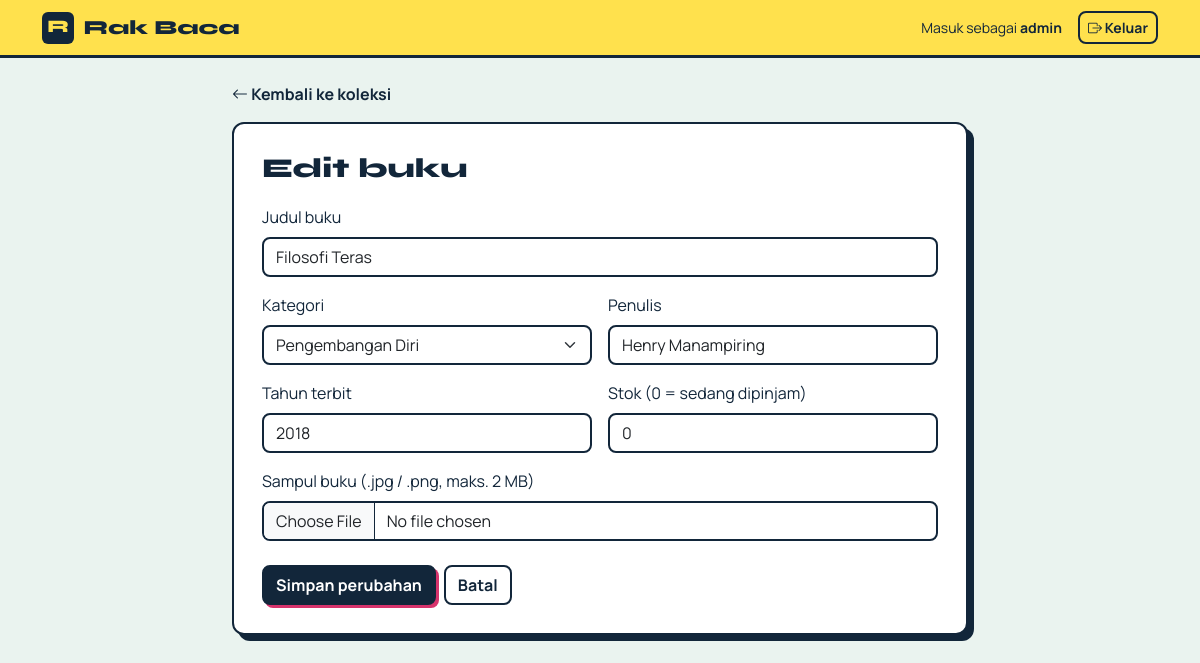
The app's page /edit_buku.php?id=2 (signed in) with its own data.
### tables this page shows
CREATE TABLE `buku` (
  `id` int(11) NOT NULL AUTO_INCREMENT,
  `judul` varchar(150) NOT NULL,
  `kategori` varchar(100) NOT NULL,
  `penulis` varchar(100) NOT NULL,
  `tahun_terbit` year(4) NOT NULL,
  `stok` int(11) NOT NULL DEFAULT 0,
  `sampul` varchar(255) DEFAULT NULL,
  PRIMARY KEY (`id`)
);

### koneksi.php (the view, shortened to what this page needs)
<?php
function e($teks)
{
    return htmlspecialchars((string) $teks, ENT_QUOTES, "UTF-8");
}
function tampil_kepala($judul, $dengan_nav = true)
{
    ?>
<!DOCTYPE html>
<html lang="id">
<head>
    <link href="https://cdn.jsdelivr.net/npm/bootstrap@5.3.3/dist/css/bootstrap.min.css" rel="stylesheet">
    <link href="https://cdn.jsdelivr.net/npm/bootstrap-icons@1.11.3/font/bootstrap-icons.min.css" rel="stylesheet">
    <link href="/project_perpustakaan/css/style.css" rel="stylesheet">
</head>
<body>
<?php if ($dengan_nav): ?>
<header class="bilah">
    <div class="container d-flex align-items-center justify-content-between">
        <a class="merek" href="dashboard.php"><span class="merek-kotak">R</span> Rak Baca</a>
        <div class="d-flex align-items-center gap-3">
            <span class="d-none d-sm-inline small">Masuk sebagai <strong><?= e($_SESSION["username"] ?? "") ?></strong></span>
            <a href="logout.php" class="btn btn-sm btn-garis"><i class="bi bi-box-arrow-right"></i> Keluar</a>
        </div>
    </div>
</header>
<?php endif;
}
function tampil_kaki()
{
    ?>
</body>
</html>
<?php
}
function tampil_form_buku($aksi, $b, $tombol, $daftar_kategori)
{
    ?>
<form action="<?= e($aksi) ?>" method="POST" enctype="multipart/form-data" class="row g-3">
    <div class="col-12">
        <label for="judul" class="form-label">Judul buku</label>
        <input type="text" class="form-control" id="judul" name="judul" maxlength="150" value="<?= e($b["judul"]) ?>" required>
    </div>
    <div class="col-md-6">
        <label for="kategori" class="form-label">Kategori</label>
        <select class="form-select" id="kategori" name="kategori" required>
            <?php foreach ($daftar_kategori as $k): ?>
                <option value="<?= e($k) ?>" <?= $b["kategori"] === $k ? "selected" : "" ?>><?= e($k) ?></option>
            <?php endforeach; ?>
        </select>
    </div>
    <div class="col-md-6">
        <label for="penulis" class="form-label">Penulis</label>
        <input type="text" class="form-control" id="penulis" name="penulis" maxlength="100" value="<?= e($b["penulis"]) ?>" required>
    </div>
    <div class="col-md-6">
        <label for="tahun" class="form-label">Tahun terbit</label>
        <input type="number" class="form-control" id="tahun" name="tahun" min="1000" max="<?= date("Y") + 1 ?>" value="<?= e($b["tahun_terbit"]) ?>" required>
    </div>
    <div class="col-md-6">
        <label for="stok" class="form-label">Stok (0 = sedang dipinjam)</label>
        <input type="number" class="form-control" id="stok" name="stok" min="0" max="9999" value="<?= e($b["stok"]) ?>" required>
    </div>
    <div class="col-12">
        <label for="sampul" class="form-label">Sampul buku (.jpg / .png, maks. 2 MB)</label>
        <input type="file" class="form-control" id="sampul" name="sampul" accept=".jpg,.jpeg,.png,image/jpeg,image/png">
    </div>
    <div class="col-12 d-flex gap-2 pt-2">
        <button type="submit" class="btn btn-tinta"><?= e($tombol) ?></button>
        <a href="dashboard.php" class="btn btn-garis-gelap">Batal</a>
    </div>
</form>
<?php
}

### css/style.css (style rules this page uses)
:root { --tinta: #12263a; --kertas: #eaf3ef; --putih: #ffffff; --kuning: #ffe14d; --hijau: #1f8a5b; --merah: #d6336c; --garis: #12263a; }
* { box-sizing: border-box; }
body { font-family: 'Manrope', sans-serif; background: var(--kertas); color: var(--tinta); min-height: 100vh; }
h1, h2, h3, .merek, .strip-angka, .cap, .tab-kategori { font-family: 'Syne', sans-serif; }
.bilah { background: var(--kuning); border-bottom: 3px solid var(--garis); padding: .7rem 0; }
.merek { font-weight: 800; font-size: 1.25rem; color: var(--tinta); text-decoration: none; display: inline-flex; align-items: center; gap: .6rem; margin: 0; }
.merek-kotak { display: inline-grid; place-items: center; width: 2rem; height: 2rem; background: var(--tinta); color: var(--kuning); border-radius: 6px; font-size: 1.1rem; }
.btn { font-weight: 700; border-radius: 8px; }
.btn-tinta { background: var(--tinta); color: #fff; border: 2px solid var(--tinta); box-shadow: 3px 3px 0 var(--merah); }
.btn-garis { border: 2px solid var(--tinta); color: var(--tinta); background: transparent; }
.btn-garis-gelap { border: 2px solid var(--tinta); color: var(--tinta); background: var(--putih); }
.form-control, .form-select { border: 2px solid var(--tinta); border-radius: 8px; }

### records on screen
buku: judul "Filosofi Teras", penulis "Henry Manampiring", tahun "2018", stok "0"

### other values on screen
$_SESSION["username"] "admin"
$tombol "Simpan perubahan"
form field kategori "Pengembangan Diri"
